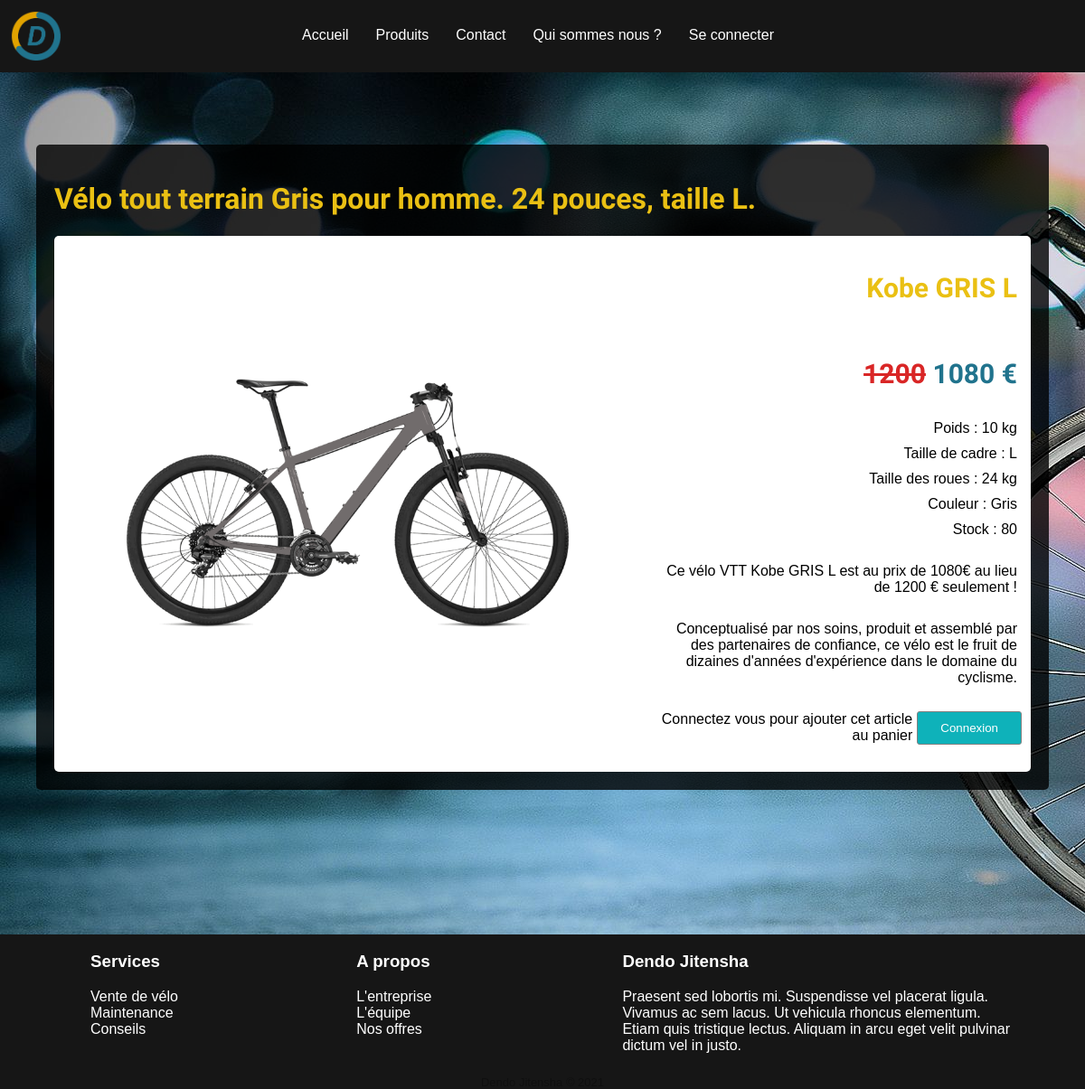
Before: /produit.php?id_produit=8 with the older database file.
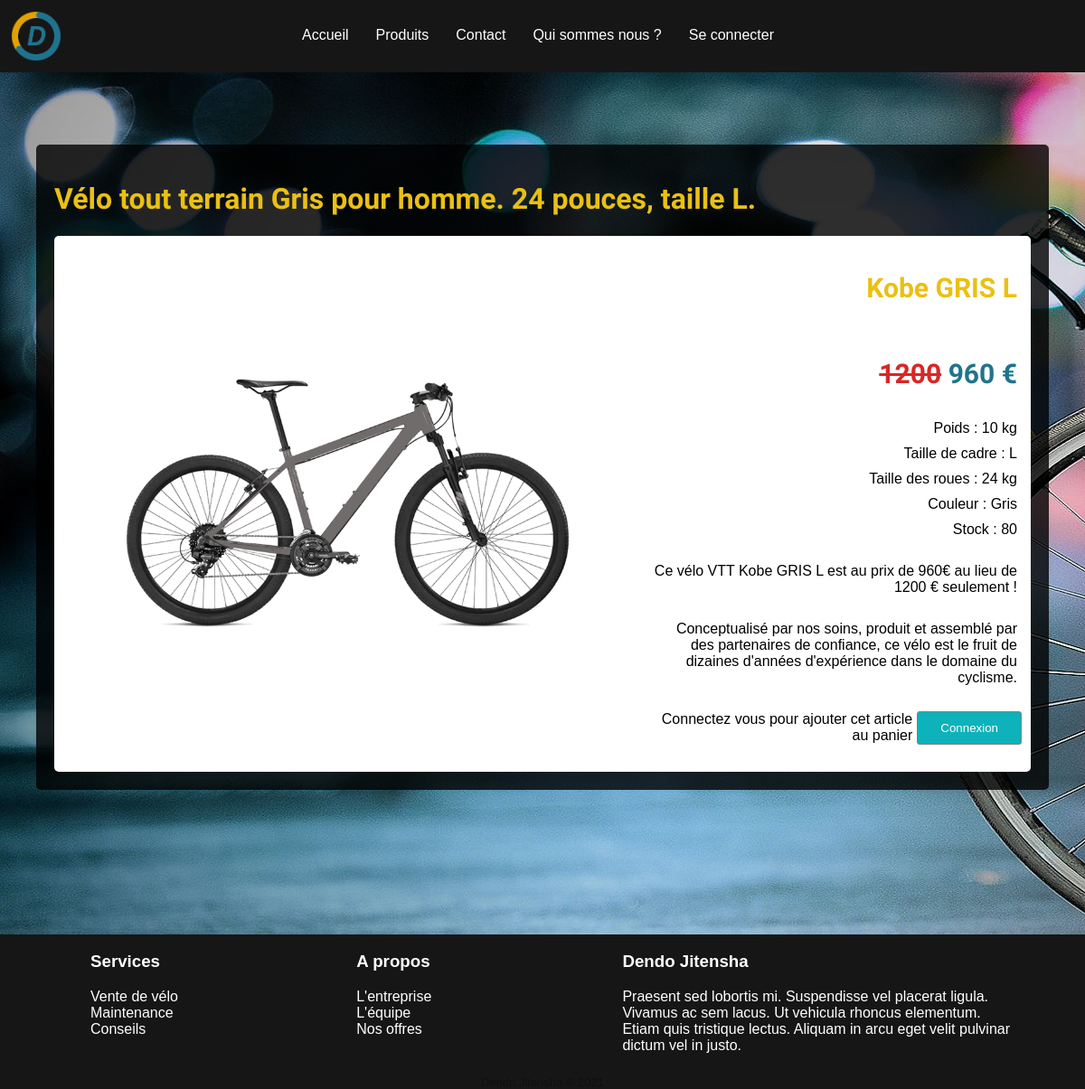
After: the same page with the newer database file.
### tables this page shows
CREATE TABLE IF NOT EXISTS `produit` (
  `id_produit` int(11) NOT NULL AUTO_INCREMENT,
  `reference` varchar(255) DEFAULT NULL,
  `nom_produit` varchar(30) DEFAULT NULL,
  `designation` varchar(255) DEFAULT NULL,
  `poids` int(4) DEFAULT NULL,
  `stock` int(4) DEFAULT NULL,
  `prix` int(6) DEFAULT NULL,
  `image` varchar(255) DEFAULT NULL,
  `electrique` tinyint(1) NOT NULL DEFAULT '0',
  `reduction_produit` decimal(4,2) NOT NULL,
  `id_categorie` int(11) NOT NULL,
  `id_carac_couleur` int(11) NOT NULL,
  `id_carac_matiere_cadre` int(11) NOT NULL,
  `id_carac_taille_cadre` int(11) NOT NULL,
  `id_carac_taille_roues` int(11) NOT NULL,
  `accueil` tinyint(1) NOT NULL DEFAULT '0',
  PRIMARY KEY (`id_produit`),
  KEY `produit_categorie_idCategorie_fk` (`id_categorie`)
);

### produit.php (called while the page is built)
<?php
include('View/produit.php');
?>

### Model/connexion_article_par_id.php (called while the page is built, shortened)
<?php
require_once ('connexion_bdd.php');
$requete_produit = "SELECT * FROM produit WHERE id_produit = :id_produit ";
$result_produit = $conn->prepare($requete_produit);
$result_produit->bindValue(':id_produit', $_GET['id_produit'], PDO::PARAM_INT);
$result_produit->execute();
$produit = $result_produit->fetchAll(PDO::FETCH_ASSOC);
$requete_cadre = "SELECT * FROM carac_taille_cadre WHERE id = :id_taille_cadre";
$result_cadre = $conn->prepare($requete_cadre);
$result_cadre->bindValue(':id_taille_cadre', $produit[0]['id_carac_taille_cadre'], PDO::PARAM_INT);
$result_cadre->execute();
$taille_cadre = $result_cadre->fetchALL(PDO::FETCH_ASSOC);
$requete_roues = "SELECT * FROM carac_taille_roues WHERE id = :id_taille_roues";
$result_roues = $conn->prepare($requete_roues);
$result_roues->bindValue(':id_taille_roues', $produit[0]['id_carac_taille_roues'], PDO::PARAM_INT);
$result_roues->execute();
$taille_roues = $result_roues->fetchALL(PDO::FETCH_ASSOC);
$requete_couleur = "SELECT * FROM carac_couleur WHERE id = :id_carac_couleur";
$result_couleur = $conn->prepare($requete_couleur);
$result_couleur->bindValue(':id_carac_couleur', $produit[0]['id_carac_couleur'], PDO::PARAM_INT);
$result_couleur->execute();
$couleur = $result_couleur->fetchALL(PDO::FETCH_ASSOC);
$requete_categorie = "SELECT * FROM categorie WHERE id = :id_categorie";
$result_categorie = $conn->prepare($requete_categorie);
$result_categorie->bindValue(':id_categorie', $produit[0]['id_categorie'], PDO::PARAM_INT);
$result_categorie->execute();
$categorie = $result_categorie->fetchALL(PDO::FETCH_ASSOC);

### View/produit.php (the view, shortened to what the changed rows need)
<head>
    <?php include ('head.php'); ?>
</head>
    <?php include ('navbar.php'); ?>
    <link href="public/css/produit.css" rel="stylesheet">
<?php
if(isset($_GET['id_produit'])) {
    require_once ('Model/connexion_article_par_id.php');
    ?>
    <div class="contenu">
        <h1 class="titre_page"><?php echo($produit[0]['designation']) ?></h1>
        <div class="div_produit">
            <img src="public/images/produits/<?php echo($produit[0]['image']) ?>.png">
            <div id="caracteristiques">
                <h2 id="nom_produit" class="caracteristiques_element"><?php echo($produit[0]['nom_produit']) ?></h2>
                <h2 id="prix" class="caracteristiques_element">
                <?php
                if($produit[0]['reduction_produit'] != 0) {
                    $prix_avant = $produit[0]['prix'];
                    $prix_apres = $prix_avant * (1 - ($produit[0]['reduction_produit'] / 100) );
                    ?>
                    <strike id="prix_avant"><?php echo($prix_avant) ?></strike>
                    <span id="prix_apres"><?php echo($prix_apres) ?></span><?php
                }
                else {
                    ?><span id="prix_apres"><?php echo($produit[0]['prix']) ?></span> <?php
                }
                ?> €</h2>
                <p class="caracteristiques_element">Poids : <?php echo($produit[0]['poids']) ?> kg</p>
                <p class="caracteristiques_element">Taille de cadre : <?php echo($taille_cadre[0]['taille_cadre']) ?></p>
                <p class="caracteristiques_element">Taille des roues : <?php echo($taille_roues[0]['taille_roues']) ?> kg</p>
                <p class="caracteristiques_element">Couleur : <?php echo($couleur[0]['couleur']) ?></p>
                <p class="caracteristiques_element">Stock : <?php echo($produit[0]['stock']) ?></p>
                <br>
                <p class="caracteristiques_element">Ce vélo <?php echo($categorie[0]['nom_categorie']) ?> <?php echo($produit[0]['nom_produit']) ?>  est au prix de <?php if($produit[0]['reduction_produit'] != 0) { echo($prix_apres .'€ au lieu de '.$prix_avant);  }else{ echo($produit[0]['prix']); } ?> € seulement !</p>
                <br>
                <p class="caracteristiques_element">Conceptualisé par nos soins, produit et assemblé par des partenaires de confiance, ce vélo est le fruit de dizaines d'années d'expérience dans le domaine du cyclisme.</p>
                <br>
                <?php
                if(isset($_SESSION['identifiant'])) {
                    ?>
                    <form id="form_ajout_panier" method="POST">
                        <input type="number" id="qte_ajout_panier" max="<?php echo($produit[0]['stock']); ?>" value="1" name="qte_ajout_panier">
                        <input type="hidden" id="id_produit_ajout_panier" name="id_produit_ajout_panier" value="<?php echo($produit[0]['id_produit']); ?>">
                        <input type="hidden" id="id_utilisateur_ajout_panier" name="id_utilisateur_ajout_panier" value="<?php echo($_SESSION['identifiant']); ?>">
                        <button type="submit" id="bouton_ajout_panier" class="bouton">Ajouter au panier</button>
                    </form>
                    <?php
                }
                else {
                    ?>
                    <form id="form_connexion" method="POST" action="connexion.php">
                        <p class="caracteristiques_element">Connectez vous pour ajouter cet article au panier</p>
                        <button type="submit" id="bouton_connexion" class="bouton">Connexion</button>
                    </form>
                    <?php
                }
                ?>
            </div>
        </div>
    </div>
    <?php
}
?>
<?php include ('public/js/produit.php');

Changed rows visible on the page:
changed produit "Vélo tout terrain Gris pour homme. 24 pouces, taille L.": prix_apres "1080" → "960"
